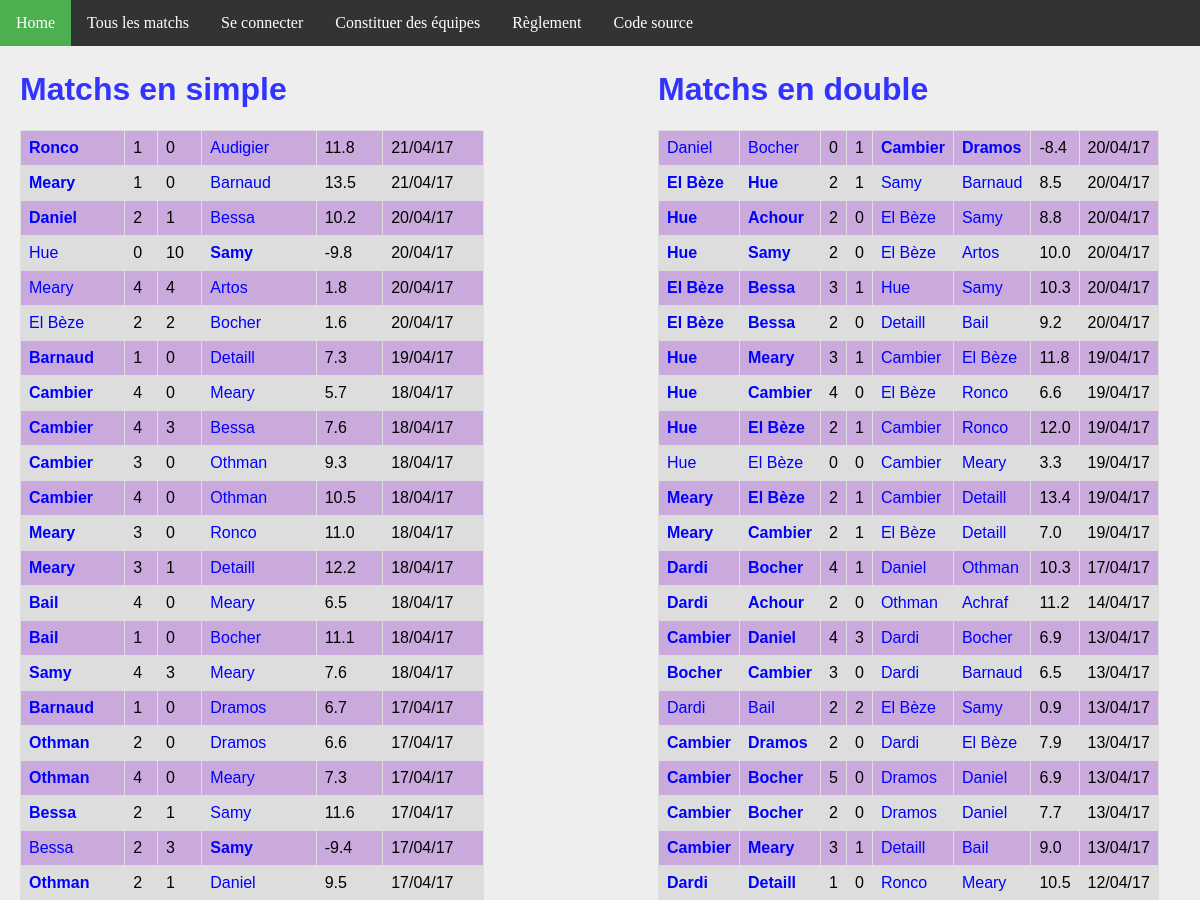
The app's page /matchs/ (upper part), older data.
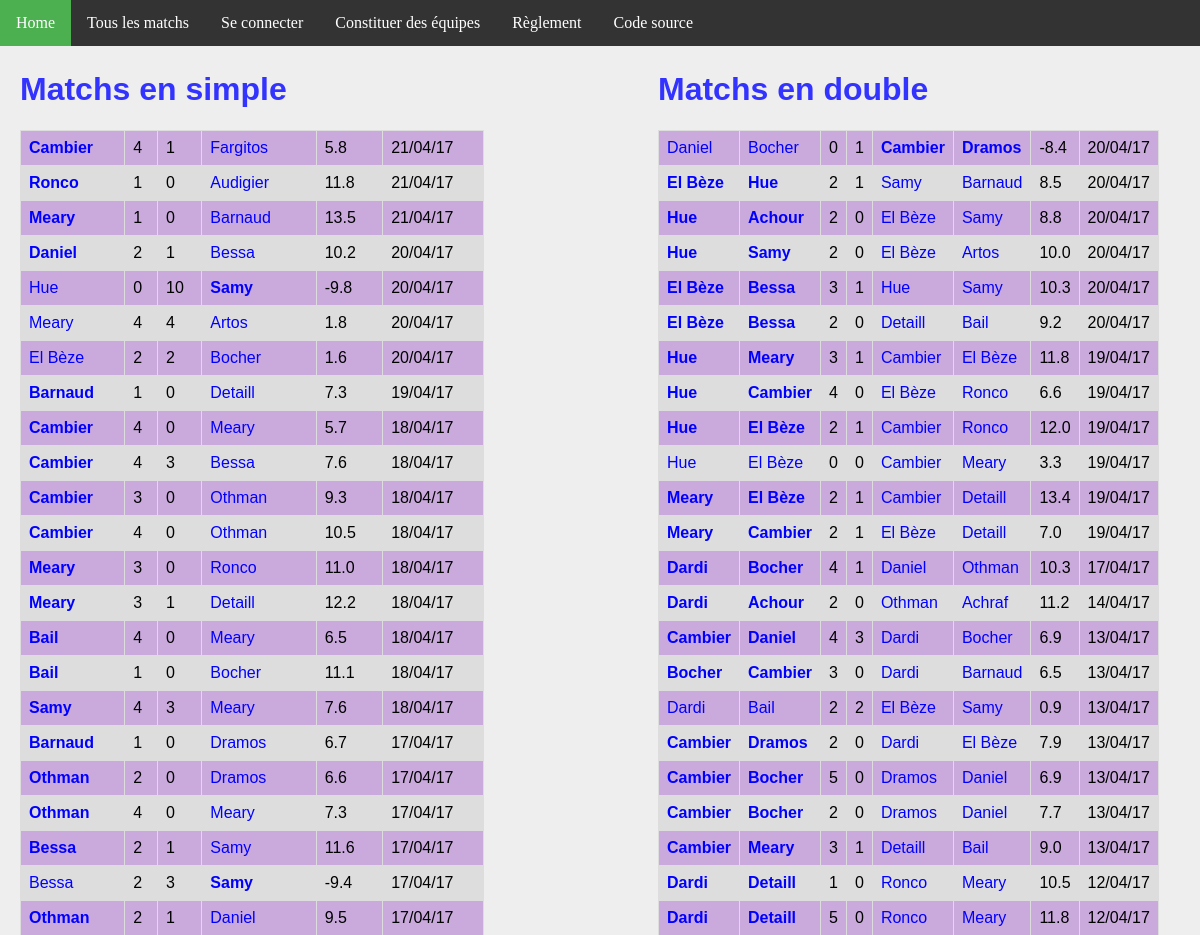
The same page, newer data.
### ranking/models.py (models this page shows, shortened)
class MatchSimple(models.Model):
    domicile = models.ForeignKey('Joueur', related_name = 'dom')
    exterieur = models.ForeignKey('Joueur', related_name = 'exte')
    date = models.DateTimeField(auto_now_add=True)
    buts_domicile = models.IntegerField(default=0)
    buts_exterieur = models.IntegerField(default=0)
    points = models.FloatField(default=0)
    @property
    def winner(self):
        if self.buts_domicile > self.buts_exterieur:
            return 1.
        elif self.buts_domicile < self.buts_exterieur:
            return 0.
        else:
            return 0.5

class Joueur(models.Model):
    user = models.OneToOneField(User, on_delete=models.CASCADE)
    pseudo = models.CharField(max_length = 50, default="Pax lambda")
    simple_score = models.FloatField(default=100)
    simple_rang = models.IntegerField(default=0)
    simple_victoires = models.IntegerField(default=0)
    simple_nuls = models.IntegerField(default=0)
    simple_defaites = models.IntegerField(default=0)
    simple_buts_pour = models.IntegerField(default=0)
    simple_buts_contre = models.IntegerField(default=0)
    double_score = models.FloatField(default=100)
    double_rang = models.IntegerField(default=0)
    double_victoires = models.IntegerField(default=0)
    double_nuls = models.IntegerField(default=0)
    double_defaites = models.IntegerField(default=0)
    double_buts_pour = models.IntegerField(default=0)
    double_buts_contre = models.IntegerField(default=0)

class MatchDouble(models.Model):
    domicile_1 = models.ForeignKey('Joueur', related_name = 'dom1')
    domicile_2 = models.ForeignKey('Joueur', related_name = 'dom2')
    exterieur_1 = models.ForeignKey('Joueur', related_name = 'exte1')
    exterieur_2 = models.ForeignKey('Joueur', related_name = 'exte2')
    date = models.DateTimeField(auto_now_add=True)
    buts_domicile = models.IntegerField(default=0)
    buts_exterieur = models.IntegerField(default=0)
    points = models.FloatField(default=0)
    @property
    def winner(self):
        if self.buts_domicile > self.buts_exterieur:
            return 1.
        elif self.buts_domicile < self.buts_exterieur:
            return 0.
        else:
            return 0.5

### ranking/views.py (the view)
# urls.py: url(r'^matchs/$', views.all_matchs, name='matchs'),
def all_matchs(request):
    context = {
        'simple_matchs': MatchSimple.objects.order_by('-date').all(),
        'double_matchs': MatchDouble.objects.order_by('-date').all(),
    }
    return render(request, 'all_matchs.html', context)

### ranking/templatetags/app_filter.py (called while the page is built)
@register.filter(name='decimal')
def decimal(x):
    return '{0:.1f}'.format(x)

### ranking/templates/all_matchs.html
{% extends 'base.html' %}
{% block body %}
{% load app_filter %}
<div id="column1" style="float:left; margin:0; width:40%;">
    <h1>Matchs en simple</h1>
    <table>
        {% for m in simple_matchs %}
        <tr>
            <td {% if m.winner == 1 %} style='font-weight:bold'{% endif %} >
                <a href="{% url 'joueur' m.domicile.id %}">{{m.domicile.pseudo}}</a>
            </td>
            <td>{{m.buts_domicile}}</td>
            <td>{{m.buts_exterieur}}</td>
            <td {% if m.winner == 0 %} style='font-weight:bold'{% endif %} >
                <a href="{% url 'joueur' m.exterieur.id %}">{{m.exterieur.pseudo}}</a>
            </td>
            <td>{{m.points|decimal}}</td>
            <td>{{m.date | date:'d/m/y'}}</td>
        </tr>
        {% endfor %}
    </table>
</div>
<div id="column2" style="float:left; margin-left:15%;width:40%;">
<h1>Matchs en double</h1>
<table>
    {% for m in double_matchs %}
    <tr>
        <td {% if m.winner == 1 %} style='font-weight:bold'{% endif %} >
            <a class="joueur" href="{% url 'joueur' m.domicile_1.id %}">{{m.domicile_1.pseudo}}</a>
        </td>
        <td {% if m.winner == 1 %} style='font-weight:bold'{% endif %} >
            <a class="joueur" href="{% url 'joueur' m.domicile_2.id %}">{{m.domicile_2.pseudo}}</a>
        </td>
        <td>{{m.buts_domicile}}</td>
        <td>{{m.buts_exterieur}}</td>
        <td {% if m.winner == 0 %} style='font-weight:bold'{% endif %} >
            <a class='joueur' href="{% url 'joueur' m.exterieur_1.id %}">{{m.exterieur_1.pseudo}}</a>
        </td>
        <td {% if m.winner == 0 %} style='font-weight:bold'{% endif %} >
            <a class='joueur' href="{% url 'joueur' m.exterieur_2.id %}">{{m.exterieur_2.pseudo}}</a>
        </td>
        <td>{{m.points|decimal}}</td>
        <td>{{m.date | date:'d/m/y'}}</td>
    </tr>
    {% endfor %}
</table>
</div>
{% endblock %}

Row changes from the older to the newer data that the page shows:
added MatchSimple: domicile.pseudo "Cambier", buts_domicile "4", buts_exterieur "1", exterieur.pseudo "Fargitos", points|decimal "5.8", date "21/04/17"
now on this page (row unchanged): MatchDouble: domicile_1.pseudo "Dardi", domicile_2.pseudo "Detaill", buts_domicile "5", buts_exterieur "0", exterieur_1.pseudo "Ronco", exterieur_2.pseudo "Meary", points|decimal "11.8", date "12/04/17"
